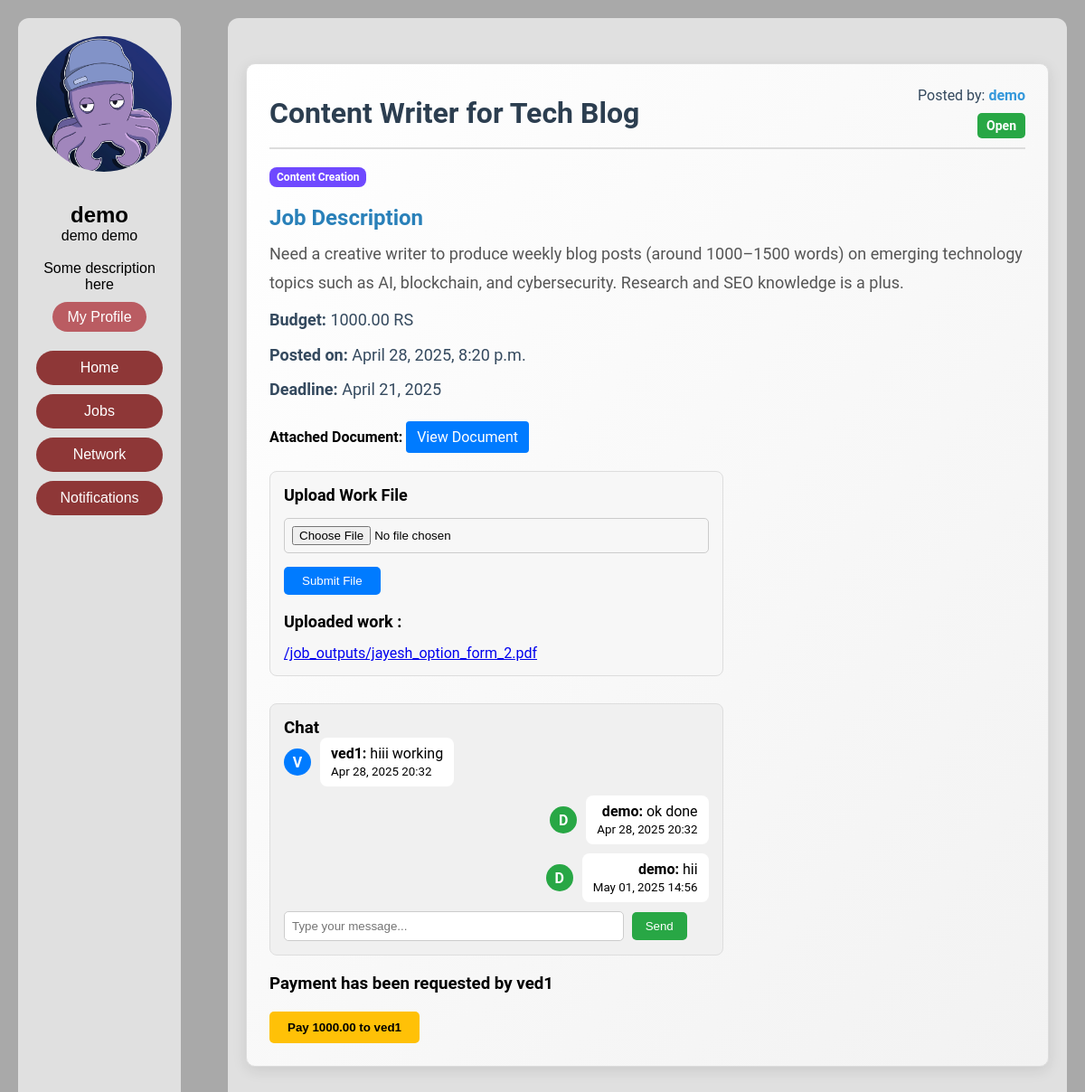
Page /work_dashboard/12 (signed in) on the committed database.
### app1/models.py (models this page shows, shortened)
class Profile(models.Model):
    user=models.ForeignKey(settings.AUTH_USER_MODEL,on_delete=models.CASCADE,related_name='profiles')
    introduction=models.TextField(blank=True,null=True)
    profile_pic=models.ImageField(upload_to='profile_pics',blank=True,null=True)
    skills = models.CharField(max_length=50,blank=True, null=True)
    experience = models.PositiveIntegerField(default=0, help_text="Years of experience in freelancing or related work.")
    resume = models.FileField(upload_to='profile_resume/', blank=True, null=True)  # Optional document attachment

class CustomUser(AbstractBaseUser, PermissionsMixin):
    email = models.EmailField(unique=True)
    username = models.CharField(max_length=150, unique=True)
    first_name = models.CharField(max_length=30)
    last_name = models.CharField(max_length=30)
    password = models.CharField(max_length=255)
    is_active = models.BooleanField(default=True)
    is_staff = models.BooleanField(default=False)
    objects = CustomUserManager()
    USERNAME_FIELD = 'email'  # Login by email
    REQUIRED_FIELDS = ['username', 'first_name', 'last_name']  # Additional required fields

class Job(models.Model):
    STATUS_CHOICES = [
        ('open', 'Open'),
        ('in_progress', 'In Progress'),
        ('completed', 'Completed'),
        ('closed', 'Closed'),
    ]
    user = models.ForeignKey(settings.AUTH_USER_MODEL, on_delete=models.CASCADE, related_name='jobs')  # The user who posted the job
    title = models.CharField(max_length=255)  # Job title
    description = models.TextField()  # Job description
    document = models.FileField(upload_to='job_documents/', blank=True, null=True)  # Optional document attachment
    time_posted = models.DateTimeField(auto_now_add=True)  # Time when the job was posted
    deadline = models.DateField(blank=True, null=True)  # deadline for the job
    budget = models.DecimalField(max_digits=10, decimal_places=2, blank=True, null=True)  # Budget for the job
    status = models.CharField(max_length=20, choices=STATUS_CHOICES, default='open')  # Job status
    skills_required = models.CharField(max_length=255, blank=True, null=True)  # Skills required for the job
    working_user = models.ForeignKey(settings.AUTH_USER_MODEL, on_delete=models.SET_NULL, null=True, blank=True, related_name='working_jobs')  # The user currently working on the job
    payout_request = models.BooleanField(default=False)

class JobOutput(models.Model):
    job = models.ForeignKey(Job, on_delete=models.CASCADE, related_name='job_outputs')
    output_file = models.FileField(upload_to='job_outputs/')
    uploaded_at = models.DateTimeField(auto_now_add=True)

class Message(models.Model):
    job = models.ForeignKey(Job, on_delete=models.CASCADE, related_name='messages')
    sender = models.ForeignKey(settings.AUTH_USER_MODEL, on_delete=models.CASCADE, related_name='sent_messages')
    receiver = models.ForeignKey(settings.AUTH_USER_MODEL, on_delete=models.CASCADE, related_name='received_messages')
    message = models.TextField()
    timestamp = models.DateTimeField(auto_now_add=True)

### app1/views.py (the view, shortened to what this page needs)
# urls.py: path('work_dashboard/<int:id>',WorkDashboard.as_view(),name="work_dashboard"),
class WorkDashboard(View):
    def get(self,request,id):
        job=Job.objects.get(id=id)
        chat_messages = Message.objects.filter(job=job).order_by('timestamp')
        if job.skills_required:
            job.skills_required = job.skills_required.split(',')
        output_docs=JobOutput.objects.filter(job=job)
        return render(request,'work_dashboard.html',{'job':job,'output_docs':output_docs,'chat_messages': chat_messages})

### app1/context_processors.py (called while the page is built)
def Base(request):
    if request.user.is_authenticated:
        try:
            lp = Profile.objects.get(user=request.user)
        except Profile.DoesNotExist:
            lp = None
        return {'lp': lp}
    return {}

### app1/templates/work_dashboard.html (shortened to what this page needs)
{% extends 'base.html' %}
{% load static %}
{% block head %}
<link rel="stylesheet" href="{% static 'css/job.css' %}">
{% endblock %}
{% block maincontent %}
<div class="job-container">
    <div class="job-header">
        <h1 class="job-title">{{ job.title }}</h1>
        <div class="job-header-meta">
            <p class="job-posted-by">Posted by: <span>{{ job.user.username }}</span></p>
            <span class="job-status {{ job.status|lower }}">{{ job.status }}</span>
        </div>
    </div>
    <div class="skill-buttons">
        {% for skill in job.skills_required %}
            <span class="skill-badge skill-color-{{ forloop.counter|slice:":5" }}">
                {{ skill }}
            </span>
        {% endfor %}
    </div>
    <div class="job-description-section">
        <h3>Job Description</h3>
        <p>{{ job.description }}</p>
    </div>
    <div class="job-other-details">
        <p><strong>Budget:</strong> {{ job.budget }} RS</p>
        <p><strong>Posted on:</strong> {{ job.time_posted|date:"F j, Y, g:i a" }}</p>
        <p><strong>Deadline:</strong> {{ job.deadline|date:"F j, Y" }}</p>
    </div>
    {% if job.document %}
    <div class="job-document-section">
        <strong>Attached Document:</strong>
        <a href="{{ job.document.url }}" target="_blank">View Document</a>
    </div>
    {% endif %}
    {% if request.user == job.user or request.user == job.working_user  %}
    <div class="job-file-upload">
        <h3>Upload Work File</h3>
        <form method="post" enctype="multipart/form-data">
            <input type="file" name="work_file" accept=".zip, .pdf, .docx, .png, .jpg" required>
            <button type="submit" name="action" value="upload_work_file">Submit File</button>
        </form>
        <br>
        <h3> Uploaded work :</h3>
        {% for od in output_docs%}
        <a href="{{ od.output_file.url }}" target="_blank">{{ od.output_file.url }}</a>
        {% endfor%}
    </div>
    <div class="job-chat-section">
        <h3>Chat</h3>
        {% for message in chat_messages %}
        <div class="chat-message {% if message.sender == request.user %}sent{% else %}received{% endif %}">
            <div class="chat-avatar">{{ message.sender.username|slice:":1"|upper }}</div>
            <div class="chat-text">
                <p><strong>{{ message.sender.username }}:</strong> {{ message.message }}</p>
                <small>{{ message.timestamp|date:"M d, Y H:i" }}</small>
            </div>
        </div>
        {% empty %}
        <p>No messages yet.</p>
        {% endfor %}
        {% endif %}
        <form method="post" class="chat-form">
            <input type="text" name="chat_message" placeholder="Type your message..." required>
            <button type="submit" name="action" value="send_chat_message">Send</button>
        </form>
    </div>
    {% if request.user == job.user  and  job.payout_request %}
    <p style="margin-top: 20px;"><h3> Payment has been requested by {{job.working_user.username}}</h3></p>
    <button type="submit" name="action" value="payment" class="payout-button" style="margin-top: 20px;">Pay {{job.budget}} to {{job.working_user.username}}</button>
    {% endif %}
</div>
{% endblock %}

### app1/templates/base.html (shortened to what this page needs)
{% load static %}
<!DOCTYPE html>
<html lang="en">
<head>
    <link rel="stylesheet" href="{% static 'css/base.css' %}">
    {% block head %}
    {% endblock %}
</head>
<body>
    <div class="sidebar">
        <div class="profile-card">
            {% if  lp.profile_pic %}
             <img src="{{ lp.profile_pic.url }}" alt="Profile Image" class="profile-pic">
            {% else %}
            <img src="https://i.pinimg.com/736x/b1/48/8f/b1488fdac4488b4a116c6964c1735f60.jpg" alt="Profile Image" class="profile-pic">
            {% endif %}
            <h2>{{ request.user.username }}</h2>
            <p>{{ request.user.first_name }} {{ request.user.last_name }}</p><br>
            <p>Some description here<br><br>
            <a href="{% url 'user_profile' request.user.id %}" class="profile-button">My Profile</a>
        </div><br>
        <nav>
            <ul>
                <li><a href="{% url 'home' %}">Home</a></li>
                <li><a href="{% url 'myjobs' %}">Jobs</a></li>
                <li><a href="{% url 'profiles' %}">Network</a></li>
                <li><a href="">Notifications</a></li>
            </ul>
        </nav>
    </div>
        <div class="main-feed">
            {% block maincontent %}
            {% endblock %}
        </div>
</body>
</html>

### app1/static/css/base.css (style rules this page uses)
* { margin: 0; padding: 0; box-sizing: border-box; }
body { font-family: Arial, sans-serif; background-color: #A9A9A9; color: black; display: flex; justify-content: center; margin-top: 20px; margin-left: 20px; margin-right: 20px; }
.sidebar { width: 15%; padding: 20px; background-color: #E0E0E0; position: fixed; height: calc(100vh - 40px); top: 20px; left: 20px; margin-right: 20px; border-radius: 12px; }
.main-feed { margin-left: 20%; width: 80%; padding: 20px; background-color: #E0E0E0; height: calc(100vh - 40px); overflow-y: scroll; border-radius: 12px; -ms-overflow-style: none; scrollbar-width: none; }
.profile-card { text-align: center; }
.profile-card img { border-radius: 50%; width: 150px; height: 150px; margin-bottom: 30px; }
.profile-button { background-color: rgb(186, 92, 98); border: none; color: #fff; padding: 8px 16px; border-radius: 20px; cursor: pointer; text-decoration: none; }
nav ul { list-style: none; padding: 0; }
nav ul li { margin: 10px 0; }
nav ul li a { text-decoration: none; color: #fff; background-color: rgb(142, 55, 55); padding: 10px; border-radius: 20px; display: block; text-align: center; }

### app1/static/css/job.css (style rules this page uses)
.job-container { max-width: 900px; margin: 30px auto; padding: 25px; border: 1px solid #ddd; border-radius: 10px; background: linear-gradient(to bottom right, #ffffff, #f2f2f2); box-shadow: 0 4px 16px rgba(0, 0, 0, 0.1); font-family: 'Roboto', sans-serif; }
.job-header { display: flex; justify-content: space-between; align-items: center; border-bottom: 2px solid #ddd; margin-bottom: 20px; padding-bottom: 10px; }
.job-title { font-size: 32px; font-weight: 700; color: #2c3e50; margin: 0; }
.job-header-meta { text-align: right; }
.job-posted-by { font-size: 16px; margin: 0; color: #34495e; }
.job-posted-by span { font-weight: 600; color: #3498db; }
.job-status { display: inline-block; padding: 6px 10px; border-radius: 5px; font-size: 14px; font-weight: 600; text-transform: capitalize; margin-top: 10px; }
.job-status.open { background-color: #28a745; color: #fff; }
.job-details p, .job-other-details p { font-size: 18px; line-height: 1.6; margin: 10px 0; color: #34495e; }
.job-description-section h3 { margin-top: 20px; font-size: 24px; font-weight: 600; color: #2980b9; }
.job-description-section p { font-size: 18px; line-height: 1.8; color: #555; margin-top: 10px; }
.job-document-section a { display: inline-block; margin-top: 10px; padding: 8px 12px; background-color: #007bff; color: #fff; text-decoration: none; border-radius: 4px; transition: background-color 0.3s ease; }
.skill-buttons { display: flex; flex-wrap: wrap; gap: 0.5rem; margin-top: 0.5rem; }
.skill-badge { color: #fff; padding: 0.25rem 0.5rem; border-radius: 0.5rem; font-size: 0.75rem; font-weight: 600; text-transform: capitalize; transition: background-color 0.3s ease; }
.skill-color-1 { background-color: #6f49ff; }

### rows in the picture
Profile: profile_pic (picture)
CustomUser: user.username "demo", user.first_name "demo", user.last_name "demo"
Job: title "Content Writer for Tech Blog", user.username "demo", status "Open", skills_required "Content Creation", description "Need a creative writer to produce weekly blog posts (around 1000–1500 words) on emerging technology topics such as AI, blockchain, and cybersecurity. Research and SEO knowledge is a plus.", budget "1000.00", time_posted "April 28, 2025, 8:20 p.m.", deadline "April 21, 2025", working_user.username "ved1"
JobOutput: output_file "/job_outputs/jayesh_option_form_2.pdf"
Message: sender.username "V", sender.username "ved1", message "hiii working", timestamp "Apr 28, 2025 20:32"
Message: sender.username "D", sender.username "demo", message "ok done", timestamp "Apr 28, 2025 20:32"
Message: sender.username "D", sender.username "demo", message "hii", timestamp "May 01, 2025 14:56"
